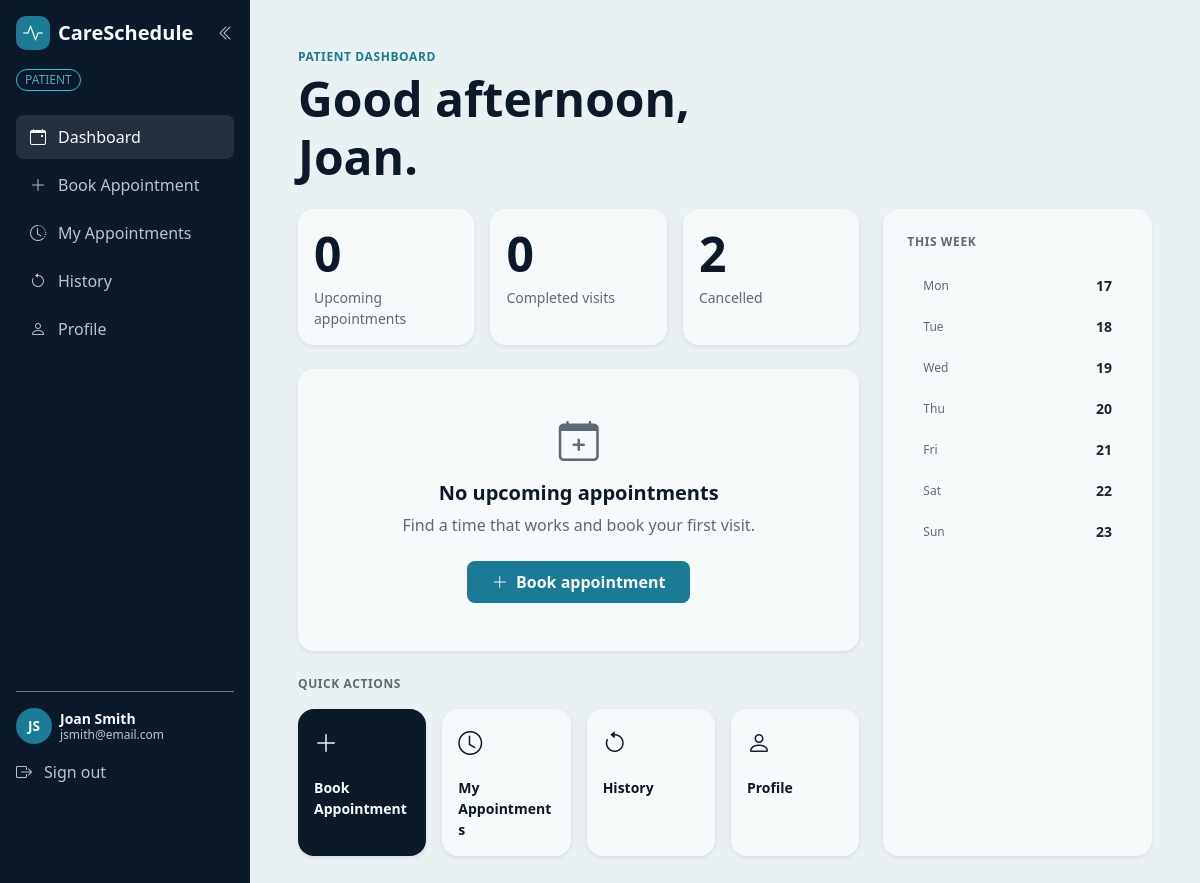
The page /dashboard (signed in) on the database its author committed.
### bp_app/models.py (models this page shows, shortened)
class Patient(UserMixin, db.Model):
    __tablename__ = "patient"
    id = db.Column(db.Integer, primary_key = True)
    email = db.Column(db.String(255), nullable = False, unique=True)
    password_hash = db.Column(db.String(255), nullable = False)
    firstname = db.Column(db.String(150), nullable = False)
    lastname = db.Column(db.String(150), nullable = False)
    phone = db.Column(db.String(20), nullable = False)
    dob = db.Column(db.Date, nullable = False)
    appointments = db.relationship("Appointment", back_populates="patient", cascade="all, delete-orphan")

### bp_app/patient_routes.py (the view)
@patients.route("/dashboard")
@login_required
def dashboard():
    if not isinstance(current_user, Patient):
        flash("This page is for patients only.", "error")
        return redirect(url_for("main.home"))
    now = datetime.now()
    appointments = (
        Appointment.query
        .filter_by(patient_id=current_user.id)
        .order_by(Appointment.scheduled_at)
        .all()
    )
    upcoming = [apt for apt in appointments
                if apt.status == AppointmentStatus.CONFIRMED and apt.scheduled_at > now]
    completed = [apt for apt in appointments if apt.status == AppointmentStatus.COMPLETED]
    cancelled = [apt for apt in appointments if apt.status == AppointmentStatus.CANCELLED]
    week = [date.today() + timedelta(days=offset) for offset in range(7)]
    booked_days = {a.scheduled_at.date() for a in upcoming}
    if now.hour < 12:
        greeting = "Good morning"
    elif now.hour < 18:
        greeting = "Good afternoon"
    else:
        greeting = "Good evening"
    return render_template(
        "patients/dashboard.html",
        upcoming=upcoming,
        completed=completed,
        cancelled=cancelled,
        next_appointment=upcoming[0] if upcoming else None,
        week=week,
        booked_days=booked_days,
        greeting=greeting,
        active_page="dashboard",
    )

### bp_app/app.py (called while the page is built)
@login_manager.user_loader
def load_user(user_id):
    try:
        user_type, record_id = user_id.split(":", 1)
        model = {"Patient": Patient, "Professional": Professional}.get(user_type)
        return db.session.get(model, int(record_id)) if model else None
    except (AttributeError, TypeError, ValueError):
        return None

### bp_app/templates/patients/dashboard.html (shortened to what this page needs)
{% extends "components/patient_dashboard_base.html" %}
{% block dashboard_content %}
    <div class="mb-4">
        <div class="eyebrow text-app-teal mb-1">Patient dashboard</div>
        <h1 class="display-5 fw-bold text-app-navy mb-0">
            {{ greeting }},<br>{{ current_user.firstname }}.
        </h1>
    </div>
    <div class="row g-4">
        <div class="col-12 col-lg-8">
            <div class="row g-3 mb-4">
                <div class="col-12 col-md-4">
                    <div class="card border-0 shadow-sm rounded-4 p-3 bg-app-card h-100">
                        <div class="display-5 fw-bold text-app-navy mb-1">{{ upcoming|length }}</div>
                        <div class="text-app-muted small">Upcoming appointments</div>
                    </div>
                </div>
                <div class="col-12 col-md-4">
                    <div class="card border-0 shadow-sm rounded-4 p-3 bg-app-card h-100">
                        <div class="display-5 fw-bold text-app-navy mb-1">{{ completed|length }}</div>
                        <div class="text-app-muted small">Completed visits</div>
                    </div>
                </div>
                <div class="col-12 col-md-4">
                    <div class="card border-0 shadow-sm rounded-4 p-3 bg-app-card h-100">
                        <div class="display-5 fw-bold text-app-navy mb-1">{{ cancelled|length }}</div>
                        <div class="text-app-muted small">Cancelled</div>
                    </div>
                </div>
            </div>
            {% if next_appointment %}
                <div class="card border-0 shadow-sm rounded-4 p-4 bg-app-card mb-4 booking-card">
                    <div class="eyebrow text-app-muted mb-2">Next appointment</div>
                    <div class="h5 fw-bold text-app-navy mb-1">
                        Dr. {{ next_appointment.availability.professional.firstname }}
                        {{ next_appointment.availability.professional.lastname }}
                    </div>
                    <div class="text-app-teal small mb-3">
                        {{ next_appointment.availability.professional.specialty }}
                    </div>
                    <div class="text-app-muted text-xs mb-1">
                        <i class="bi bi-calendar3 me-1"></i>
                        {{ next_appointment.scheduled_at.strftime("%A, %B %d, %Y") }}
                        <i class="bi bi-clock ms-3 me-1"></i>
                        {{ next_appointment.availability.start_time.strftime("%I:%M %p") }} &ndash;
                        {{ next_appointment.availability.end_time.strftime("%I:%M %p") }}
                    </div>
                    {% if next_appointment.reason %}
                        <div class="text-app-muted text-xs fst-italic mb-3">
                            &ldquo;{{ next_appointment.reason }}&rdquo;
                        </div>
                    {% endif %}
                    <div class="d-flex flex-wrap gap-2 mt-2">
                        <a href="{{ url_for('patients.my_appointments') }}"
                           class="btn btn-sm bg-app-teal text-app-offwhite fw-bold px-3 rounded-3">
                            View all
                        </a>
                        <a href="{{ url_for('patients.book') }}"
                           class="btn btn-sm btn-outline-secondary px-3 rounded-3">
                            Book another
                        </a>
                    </div>
                </div>
            {% else %}
                <div class="card border-0 shadow-sm rounded-4 p-5 bg-app-card mb-4 text-center">
                    <div class="mb-3">
                        <i class="bi bi-calendar-plus display-6 text-app-muted"></i>
                    </div>
                    <h2 class="h5 fw-bold text-app-navy">No upcoming appointments</h2>
                    <p class="text-app-muted mb-4">
                        Find a time that works and book your first visit.
                    </p>
                    <div>
                        <a href="{{ url_for('patients.book') }}"
                           class="btn bg-app-teal text-app-offwhite fw-bold px-4 py-2 rounded-3">
                            <i class="bi bi-plus-lg me-1"></i> Book appointment
                        </a>
                    </div>
                </div>
            {% endif %}
            <div class="eyebrow text-app-muted mb-3">Quick actions</div>
            <div class="row g-3">
                <div class="col-6 col-md-3">
                    <a href="{{ url_for('patients.book') }}"
                       class="card border-0 shadow-sm rounded-4 p-3 bg-app-navy text-app-offwhite text-decoration-none quick-action-card h-100">
                        <i class="bi bi-plus-lg fs-4 mb-3"></i>
                        <div class="fw-bold small">Book Appointment</div>
                    </a>
                </div>
                <div class="col-6 col-md-3">
                    <a href="{{ url_for('patients.my_appointments') }}"
                       class="card border-0 shadow-sm rounded-4 p-3 bg-app-card text-app-navy text-decoration-none quick-action-card h-100">
                        <i class="bi bi-clock fs-4 mb-3"></i>
                        <div class="fw-bold small">My Appointments</div>
                    </a>
                </div>
                <div class="col-6 col-md-3">
                    <a href="#"
                       class="card border-0 shadow-sm rounded-4 p-3 bg-app-card text-app-navy text-decoration-none quick-action-card h-100">
                        <i class="bi bi-arrow-counterclockwise fs-4 mb-3"></i>
                        <div class="fw-bold small">History</div>
                    </a>
                </div>
                <div class="col-6 col-md-3">
                    <a href="#"
                       class="card border-0 shadow-sm rounded-4 p-3 bg-app-card text-app-navy text-decoration-none quick-action-card h-100">
                        <i class="bi bi-person fs-4 mb-3"></i>
                        <div class="fw-bold small">Profile</div>
                    </a>
                </div>
            </div>
        </div>
        <div class="col-12 col-lg-4">
            <div class="card border-0 shadow-sm rounded-4 p-4 bg-app-card h-100">
                <div class="eyebrow text-app-muted mb-3">This week</div>
                {% for day in week %}
                    <div class="d-flex justify-content-between align-items-center px-3 py-2 mb-1 rounded-3
                                {{ 'bg-app-navy text-app-offwhite' if day in booked_days }}">
                        <span class="text-xs {{ '' if day in booked_days else 'text-app-muted' }}">
                            {{ day.strftime("%a") }}
                        </span>
                        <span class="fw-bold small">{{ day.day }}</span>
                    </div>
                {% endfor %}
            </div>
        </div>
    </div>
{% endblock %}

### bp_app/templates/components/patient_sidebar.html (shortened to what this page needs)
<div class="offcanvas-lg offcanvas-start bg-app-navy dashboard-sidebar" tabindex="-1"
     id="appSidebar" aria-labelledby="appSidebarLabel">
    <div class="offcanvas-body d-flex flex-column justify-content-between p-3">
        <div>
            <div class="sidebar-head d-none d-lg-flex align-items-center justify-content-between mb-3">
                <a href="{{ url_for('patients.dashboard') }}"
                   class="d-flex align-items-center gap-2 text-decoration-none">
                    <div class="brand-mark">
                        <i class="bi bi-activity fs-5"></i>
                    </div>
                    <span class="brand-name fs-5 sidebar-label">CareSchedule</span>
                </a>
                <button class="btn border-0 p-0 text-app-muted-dark" type="button"
                        id="railToggle" aria-label="Collapse sidebar" aria-expanded="true">
                    <i class="bi bi-chevron-double-left" id="railToggleIcon"></i>
                </button>
            </div>
            <div class="mb-4 sidebar-label">
                <span class="badge border border-info text-app-teal-light rounded-pill px-2 py-1 fw-normal text-xs">
                    PATIENT
                </span>
            </div>
            <nav class="nav nav-pills flex-column gap-1">
                <a href="{{ url_for('patients.dashboard') }}" title="Dashboard"
                   class="nav-link-custom {{ 'active' if active_page == 'dashboard' }}">
                    <i class="bi bi-calendar-event"></i>
                    <span class="sidebar-label">Dashboard</span>
                </a>
                <a href="{{ url_for('patients.book') }}" title="Book Appointment"
                   class="nav-link-custom {{ 'active' if active_page == 'book' }}">
                    <i class="bi bi-plus-lg"></i>
                    <span class="sidebar-label">Book Appointment</span>
                </a>
                <a href="{{ url_for('patients.my_appointments') }}" title="My Appointments"
                   class="nav-link-custom {{ 'active' if active_page == 'appointments' }}">
                    <i class="bi bi-clock-history"></i>
                    <span class="sidebar-label">My Appointments</span>
                </a>
                <a href="#" title="History"
                   class="nav-link-custom {{ 'active' if active_page == 'history' }}">
                    <i class="bi bi-arrow-counterclockwise"></i>
                    <span class="sidebar-label">History</span>
                </a>
                <a href="#" title="Profile"
                   class="nav-link-custom {{ 'active' if active_page == 'profile' }}">
                    <i class="bi bi-person"></i>
                    <span class="sidebar-label">Profile</span>
                </a>
            </nav>
        </div>
        <div class="border-top border-secondary pt-3 mt-auto">
            <div class="sidebar-user d-flex align-items-center gap-2 mb-3">
                <div class="avatar avatar-sm bg-app-teal text-app-offwhite">
                    {{ current_user.firstname[:1] }}{{ current_user.lastname[:1] }}
                </div>
                <div class="lh-sm sidebar-label">
                    <div class="fw-bold text-app-offwhite small">
                        {{ current_user.firstname }} {{ current_user.lastname }}
                    </div>
                    <div class="text-app-muted-dark text-xs">{{ current_user.email }}</div>
                </div>
            </div>
            <form method="POST" action="{{ url_for('patients.logout') }}" class="m-0">
                <button type="submit" title="Sign out"
                        class="nav-link-custom text-app-muted-dark small hover-white btn border-0 bg-transparent p-0 w-100 text-start text-decoration-none shadow-none">
                    <i class="bi bi-box-arrow-right"></i>
                    <span class="sidebar-label">Sign out</span>
                </button>
            </form>
        </div>
    </div>
</div>

### bp_app/static/styles.css (style rules this page uses)
h1 { color:white; }
.nav-link-custom { color: var(--app-muted-dark); border-radius: 8px; padding: 10px 14px; text-decoration: none; display: flex; align-items: center; gap: 12px; }
.nav-link-custom:hover, .nav-link-custom.active { background-color: rgba(255, 255, 255, 0.1); color: var(--app-offwhite); }
.quick-action-card { transition: transform 0.15s ease-in-out; }

### bp_app/static/css/pages/dashboard.css (style rules this page uses)
.bg-app-navy { background-color: var(--app-navy); }
.eyebrow { font-size: 0.75rem; font-weight: 700; letter-spacing: 0.05em; text-transform: uppercase; }
.text-xs { font-size: 0.75rem; }
.avatar { width: 40px; height: 40px; flex-shrink: 0; border-radius: 50%; font-size:0.85rem; font-weight: 700; display:flex; align-items: center; justify-content: center; }
.avatar-sm { width: 36px; height: 36px; }
.text-app-teal-light { color: var(--app-teal-light); }
.brand-name { font-weight: 700; color: var(--app-offwhite); }
@media (min-width: 992px) { .dashboard-layout > .dashboard-sidebar { flex: 0 0 250px; width: 250px !important; max-width: 250px; min-height: 100vh; margin: 0; transition: flex-basis 0.2s ease, width 0.2s ease; } }
@media (min-width: 992px) { .dashboard-sidebar, .dashboard-sidebar .offcanvas-body { background-color: var(--app-navy) !important; } }
@media (min-width: 992px) { .dashboard-sidebar .offcanvas-body { flex-grow: 1; padding: 1rem; overflow-y: auto; min-height: 100vh; } }

### bp_app/static/css/base.css (style rules this page uses)
:root { --app-teal: #1b7a96; --app-navy: #0C1929; --app-offwhite: #f7fafb; --app-success: #1e8a5f; --app-error: #c0201a; --app-bg: #eaf1f3; --app-border: #d3e0e4; --app-muted: #5c6b73; --app-teal-light: #4fa8c4; --app-muted-dark: #b9c5cc; }
.brand-mark { width: 34px; height: 34px; border-radius: 10px; background-color: var(--app-teal); color: var(--app-offwhite); display: inline-flex; align-items: center; justify-content: center; }
.brand-name { font-weight: 700; color: var(--app-navy); }
.nav-link-custom { color: var(--app-muted-dark); border-radius: 8px; padding: 10px 14px; text-decoration: none; display: flex; align-items: center; gap: 12px; }
.nav-link-custom:hover, .nav-link-custom.active { background-color: rgba(255, 255, 255, 0.1); color: var(--app-offwhite); }
.quick-action-card { transition: transform 0.15s ease-in-out; }
.bg-app-navy { background-color: var(--app-navy); }
.bg-app-teal { background-color: var(--app-teal); }
.bg-app-card { background-color: var(--app-offwhite); }
.text-app-navy { color: var(--app-navy); }
.text-app-teal { color: var(--app-teal); }
.text-app-teal-light { color: var(--app-teal-light); }
.text-app-offwhite { color: var(--app-offwhite); }
.text-app-muted { color: var(--app-muted); }
.text-app-muted-dark { color: var(--app-muted-dark); }

### rows shown on the page
Patient: firstname "J", lastname "S", firstname "Joan", lastname "Smith", email "jsmith@email.com"

### other values the page prints
{{ greeting }} "Good afternoon"
{{ upcoming|length }} "0"
{{ completed|length }} "0"
{{ cancelled|length }} "2"
{{ day.strftime("%a") }} "Mon" "Tue" "Wed" "Thu" "Fri" "Sat" "Sun"
{{ day.day }} "17" "18" "19" "20" "21" "22" "23"
